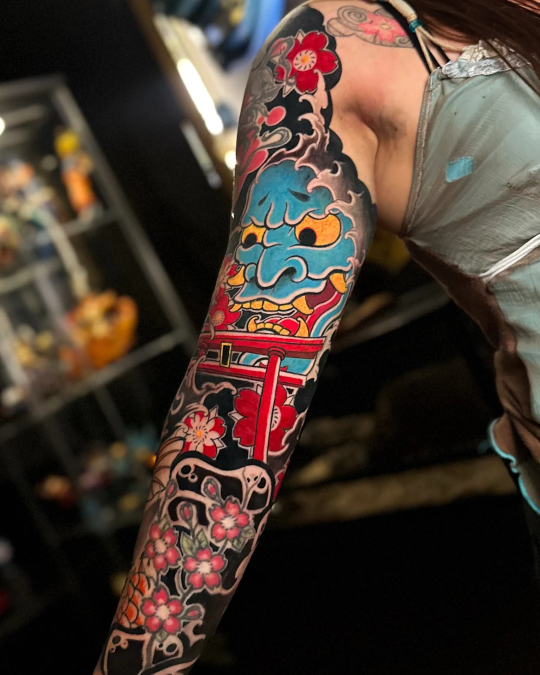
#> input picture assets/img/full/028_0.webp, 1080 x 1350 px, given in place of 028_0.jpg, which was not available (shown at 1/2 size)
$ python preparar.py
#> lines starting #> are read from the running program, lines starting #| are printed output that depends on the picture
# Gera as imagens do site a partir de _ref/ig (posts do Instagram em 1080/1440 px).
import json, os
import numpy as np
from PIL import Image
RAIZ = os.path.dirname(os.path.dirname(os.path.abspath(__file__)))
IG = os.path.join(RAIZ, '..', '_ref', 'ig')
OUT = os.path.join(RAIZ, 'assets', 'img')

def abre(n): return Image.open(os.path.join(IG, n + '.jpg')).convert('RGB')
#> called with n = '028_0'
#> returned value is the input picture: PIL image 1080x1350 RGB; mean R, G, B 69.5, 55.5, 46.6
def salva(im, pasta, nome, q=86):
    os.makedirs(os.path.join(OUT, pasta), exist_ok=True)
    im.save(os.path.join(OUT, pasta, nome + '.webp'), quality=q, method=6)

def recorta(im, ar, fx=.5, fy=.5, zoom=1.0):
#> called with ar = 0.8, fx = 0.5, fy = 0.5, zoom = 1
    w, h = im.size
#> w = 1080; h = 1350
    if w / h > ar: ch = h / zoom; cw = ch * ar
    else: cw = w / zoom; ch = cw / ar
#> after `cw = w / zoom`: cw = 1080
#> after `ch = cw / ar`: ch = 1350
    x = min(max(fx * w - cw / 2, 0), w - cw); y = min(max(fy * h - ch / 2, 0), h - ch)
#> after `x = min(max(fx * w - cw / 2, 0), w - cw)`: x = 0
#> after `y = min(max(fy * h - ch / 2, 0), h - ch)`: y = 0
    return im.crop((round(x), round(y), round(x + cw), round(y + ch)))

# --- portfólio (cat, título)
PORT = [
 ('028_0','braco','Nagasode concluída'),('038_0','braco','Nagasode cicatrizada'),('012_1','braco','Duas nagasode em curso'),('022_1','braco','Nagasode, fundo concluído'),
 ('062_0','braco','Sleeve de koi'),('042_0','braco','Hannya e koi'),('072_0','braco','Ryū, meia manga'),('098_2','braco','Ryū com ramos de sakura'),
 ('100_0','braco','Ryū em curso'),('070_0','braco','Koi a preto e cinza'),('065_2','braco','Sleeve concluída'),('034_2','braco','Sleeve em curso'),
 ('039_0','corpo','Fu dog, costas'),('015_0','corpo','Dois koi na coxa'),('091_1','corpo','Hebi e tora no gémeo'),('040_2','corpo','Ryū freehand na perna'),
 ('044_1','corpo','Ronin e Namazu'),('060_0','corpo','Ryū na cabeça'),('080_1','corpo','Backpiece, primeira sessão de cor'),('078_1','corpo','Legsleeve em linhas'),
 ('007_1','pecas','Namakubi'),('019_1','pecas','Tora'),('004_0','pecas','Ryū, 5 meses cicatrizado'),('023_0','pecas','Tengu'),
 ('055_0','pecas','Hannya freehand'),('054_0','pecas','Ronin tako'),('036_2','pecas','Daruma'),('041_1','pecas','Kaeru'),
 ('052_1','pecas','Bob, o peixe'),('050_2','pecas','Crisântemo freehand'),('079_2','pecas','Oni'),('032_0','pecas','Hebi com crisântemos'),
]
for c, cat, t in PORT:
    im = abre(c)
    salva(recorta(im, .8).resize((720, 900), Image.LANCZOS), 'p', c, 84)
#> in salva, `im.save(os.path.join(OUT, pasta, nome + '.webp'), quality=q, method=6)`:
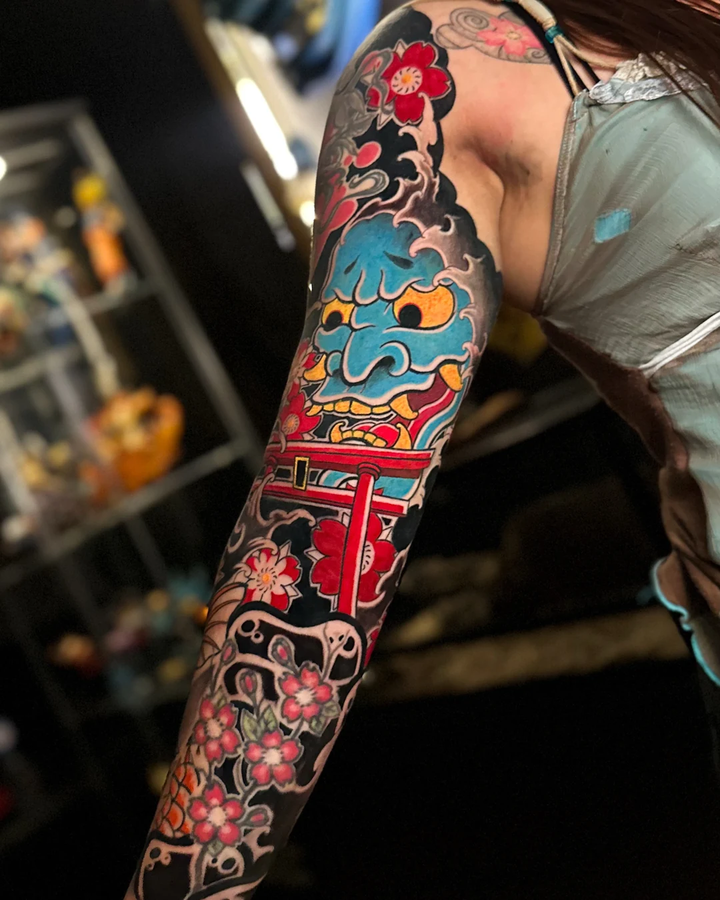
#> saved as 028_0.webp: PIL image 720x900 RGB; mean R, G, B 69.5, 55.5, 46.6
    f = recorta(im, .8); f.thumbnail((1080, 1350), Image.LANCZOS); salva(f, 'full', c, 88)
#> pass 3 of the loop `for c, cat, t in PORT:`:
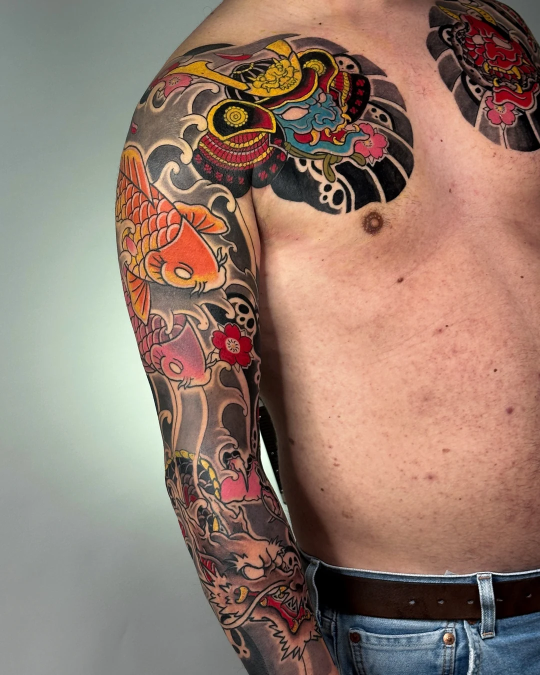
#> input picture assets/img/full/012_1.webp, 1080 x 1350 px, given in place of 012_1.jpg, which was not available (shown at 1/2 size)
#> in abre, returned value is the input picture: PIL image 1080x1350 RGB; mean R, G, B 148.4, 123.7, 110.6
#> in salva (call 5), `im.save(os.path.join(OUT, pasta, nome + '.webp'), quality=q, method=6)`:
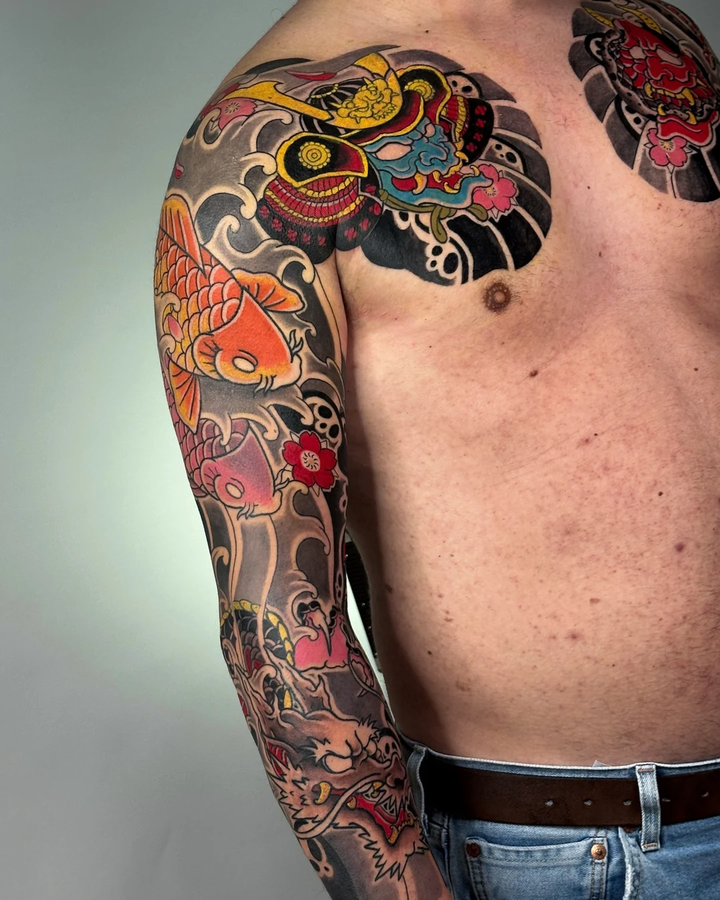
#> saved as 012_1.webp: PIL image 720x900 RGB; mean R, G, B 148.4, 123.7, 110.7
#> (the run stopped early here; a loop or call above may not have finished)
